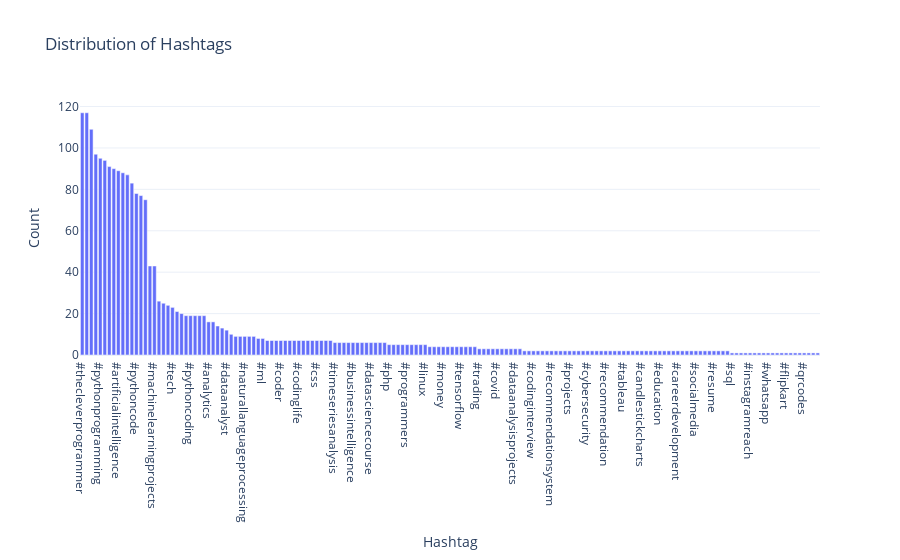

This figure's notebook cell:
### Markdown cell above
let’s have a look at the distribution of hashtags to see which hashtag is used the most in all the posts

### Code cell
#empty list
all_hash=[]

#Interating and splitting the each word from hashtags
for row in data['Hashtags']:
    hashtags=str(row).split()
    hashtags=[tag.strip() for tag in hashtags]
    all_hash.extend(hashtags)

#create dataframe to store 
hash_dist=pd.Series(all_hash).value_counts().reset_index()
hash_dist.columns=['Hashtag',"Count"]

fig=px.bar(hash_dist,x="Hashtag",y="Count", title='Distribution of Hashtags')
fig.show()

### Figure 1 — Plotly figure (JSON) as saved in the notebook; plotly's stock layout.template omitted (floating-point values rounded to 4 significant figures; data arrays with more than 128 entries replaced by an {"elided": "..."} marker saying what was removed)
{"data": [{"alignmentgroup": "True", "hovertemplate": "Hashtag=%{x}<br>Count=%{y}<extra></extra>", "legendgroup": "", "marker": {"color": "#636efa", "pattern": {"shape": ""}}, "name": "", "offsetgroup": "", "orientation": "v", "showlegend": false, "textposition": "auto", "type": "bar", "x": {"elided": "164 str values"}, "xaxis": "x", "y": {"elided": "164 int values"}, "yaxis": "y"}], "layout": {"barmode": "relative", "legend": {"tracegroupgap": 0}, "title": {"text": "Distribution of Hashtags"}, "xaxis": {"anchor": "y", "domain": [0, 1], "title": {"text": "Hashtag"}}, "yaxis": {"anchor": "x", "domain": [0, 1], "title": {"text": "Count"}}}}
